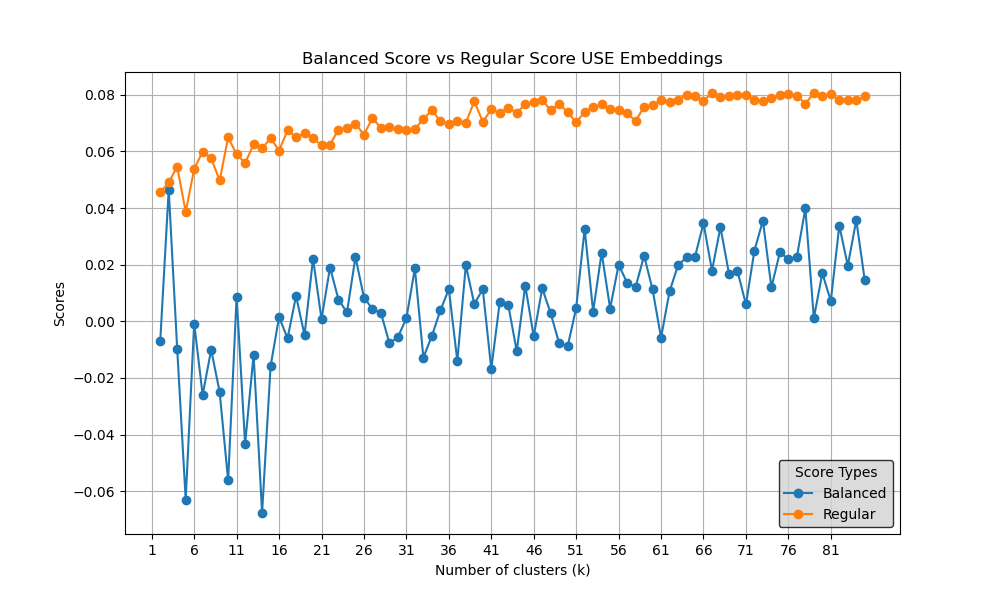
#> input picture PNC Bank/Notebook/balance_sil_USE.png, 1000 x 600 px, found by its file name
$ jupyter execute --allow-errors classifier.ipynb
#> lines starting #> are read from the running program, lines starting #| are printed output that depends on the picture
[cell 1]
import pandas as pd
import numpy as np

import seaborn as sns
import matplotlib.pyplot as plt
from sklearn.model_selection import train_test_split
from sklearn.metrics import accuracy_score, classification_report
from sklearn.metrics import roc_curve, auc
from sklearn.metrics import confusion_matrix
from sklearn.cluster import KMeans
import plotly.express as px
import pickle
import spacy
import string
import warnings
warnings.filterwarnings('ignore', category=DeprecationWarning)
from collections import Counter

#> (a cell that did not finish here is left out)

- Used SBERT_embedding.py file to get bert embeddings
- Used TSNE_trans.py file to get data for USE embeddings and tsne data for BERT and USE data (2d and 3d)
- Used labels.py to get the KMeans labels for bert and use ( balanced and regular silhoutte score)
- Used bal_kmean.py file to get graphes for silhoutte score analysis between KMeans

#> (a cell that did not finish here is left out)

# Silhoute scores for finding best number of clusters for both BERT and USE embeddings

used bal_kmean.py file to create visuals

[cell 4]
import matplotlib.pyplot as plt
import matplotlib.image as mpimg

img1 = mpimg.imread("/ocean/projects/cis240109p/mmarius/PNC_work/NLP/balance_sil_USE.png")
#> img1 is the input picture: shape (600, 1000, 4) float32; mean R, G, B, A 0.958, 0.96, 0.961, 1
plt.axis('off')
plt.imshow(img1)
plt.show()

img2 = mpimg.imread("/ocean/projects/cis240109p/mmarius/PNC_work/NLP/balance_sil_BERT.png")
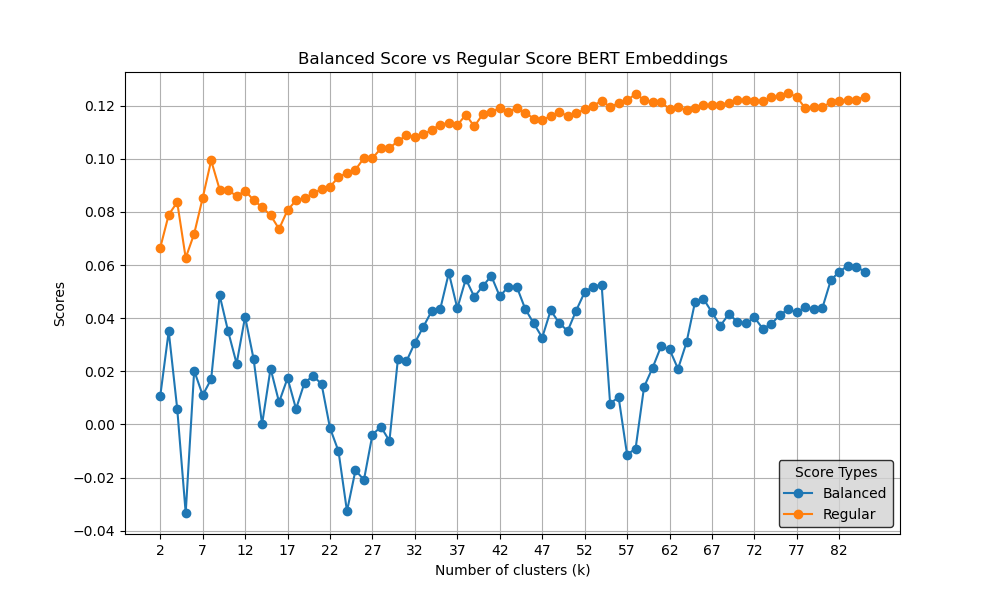
#> input picture PNC Bank/Notebook/balance_sil_BERT.png, 1000 x 600 px, found by its file name
#> img2 is the input picture: shape (600, 1000, 4) float32; mean R, G, B, A 0.964, 0.963, 0.962, 1
plt.axis('off')
plt.imshow(img2)
plt.show()

# Visualizing clusters from optimal k

[cell 5]
img3 = mpimg.imread("/ocean/projects/cis240109p/mmarius/PNC_work/NLP/distrobution_sil_Bert.png")
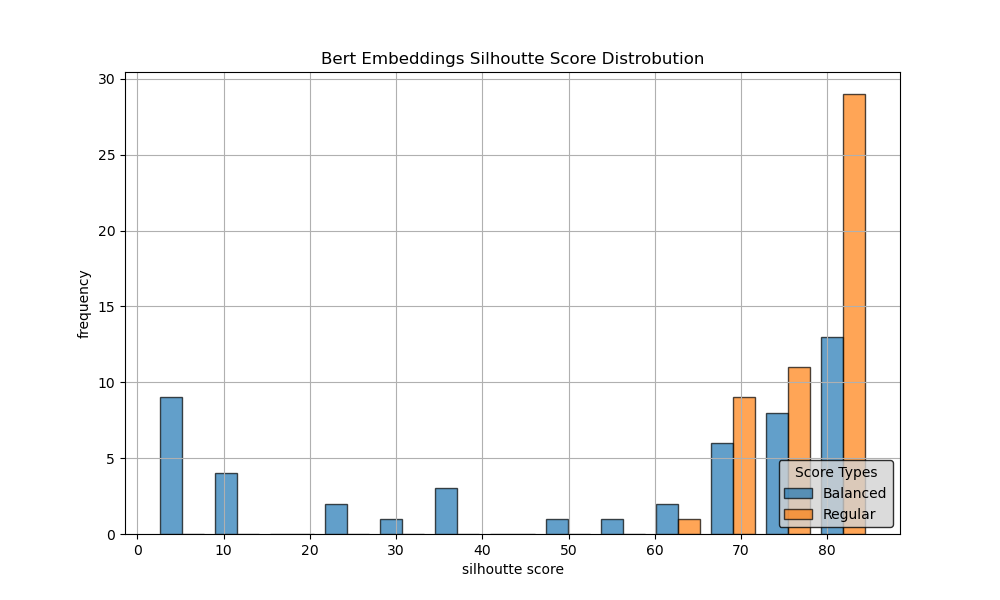
#> input picture PNC Bank/Notebook/distrobution_sil_Bert.png, 1000 x 600 px, found by its file name
#> img3 is the input picture: shape (600, 1000, 4) float32; mean R, G, B, A 0.964, 0.961, 0.958, 1
plt.axis('off')
plt.imshow(img3)
plt.show()

img4 = mpimg.imread("/ocean/projects/cis240109p/mmarius/PNC_work/NLP/distrobution_sil_USE.png")
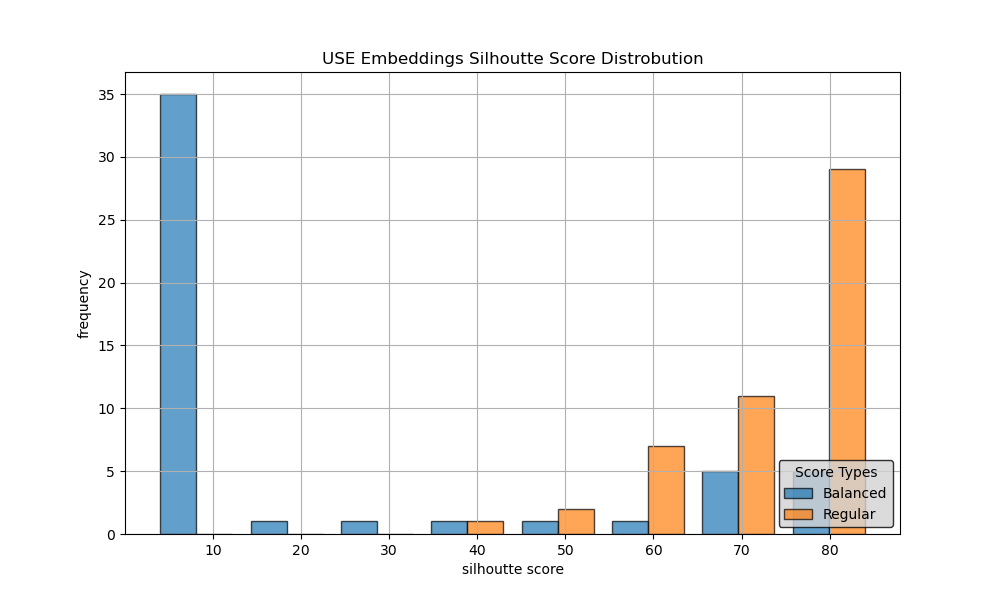
#> input picture PNC Bank/Notebook/distrobution_sil_USE.png, 1000 x 600 px, found by its file name
#> img4 is the input picture: shape (600, 1000, 4) float32; mean R, G, B, A 0.957, 0.954, 0.95, 1
plt.axis('off')
plt.imshow(img4)
plt.show()
